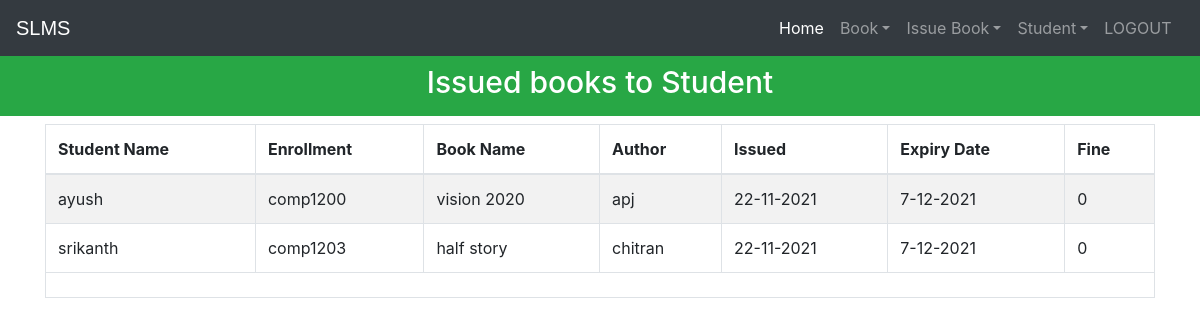
The page /viewissuedbook (signed in) on the database its author committed.
### library/models.py (models this page shows, shortened)
class StudentExtra(models.Model):
    user=models.OneToOneField(User,on_delete=models.CASCADE)
    enrollment = models.CharField(max_length=40)
    branch = models.CharField(max_length=40)
    @property
    def get_name(self):
        return self.user.first_name

class Book(models.Model):
    catchoice= [
        ('education', 'Education'),
        ('entertainment', 'Entertainment'),
        ('comics', 'Comics'),
        ('biography', 'Biography'),
        ('history', 'History'),
        ('novel', 'Novel'),
        ('fantasy', 'Fantasy'),
        ('thriller', 'Thriller'),
        ('romance', 'Romance'),
        ('scifi','Sci-Fi')
        ]
    name=models.CharField(max_length=30)
    isbn=models.PositiveIntegerField()
    author=models.CharField(max_length=40)
    category=models.CharField(max_length=30,choices=catchoice,default='education')

### library/views.py (the view)
# urls.py: path('viewissuedbook', views.viewissuedbook_view),
@login_required(login_url='adminlogin')
@user_passes_test(is_admin)
def viewissuedbook_view(request):
    issuedbooks=models.IssuedBook.objects.all()
    li=[]
    for ib in issuedbooks:
        issdate=str(ib.issuedate.day)+'-'+str(ib.issuedate.month)+'-'+str(ib.issuedate.year)
        expdate=str(ib.expirydate.day)+'-'+str(ib.expirydate.month)+'-'+str(ib.expirydate.year)
        days=(date.today()-ib.issuedate)
        print(date.today())
        d=days.days
        fine=0
        if d>15:
            day=d-15
            fine=day*10
        books=list(models.Book.objects.filter(isbn=ib.isbn))
        students=list(models.StudentExtra.objects.filter(enrollment=ib.enrollment))
        i=0
        for l in books:
            t=(students[i].get_name,students[i].enrollment,books[i].name,books[i].author,issdate,expdate,fine)
            i=i+1
            li.append(t)
    return render(request,'library/viewissuedbook.html',{'li':li})

### library/views.py (called while the page is built)
def is_admin(user):
    return user.groups.filter(name='ADMIN').exists()

### templates/library/viewissuedbook.html (shortened to what this page needs)
<!DOCTYPE html>
<html lang="en" dir="ltr">
  <head>
  </head>
  <body>
    {% include "library/navbaradmin.html" %}
    <br>
    <br>
    <h3 class="p-3 mb-2 bg-success text-white" style = 'font-size: 30px;text-align:center;margin-bottom:0px;'>Issued books to Student</h3>
{% if li%}
    <div class="container">
      <table class="table table-hover table-condensed table-striped table-bordered">
        <thead>
        <tr>
        <th>Student Name</th>
        <th>Enrollment</th>
        <th>Book Name</th>
        <th>Author</th>
        <th>Issued</th>
        <th>Expiry Date</th>
        <th>Fine</th>
        </tr>
        </thead>
        <tfoot>
        <tr>
        <td colspan="7">
        </td>
        </tr>
        </tfoot>
        <tbody>
          {% for t in li %}
            <tr>
              <td>{{t.0}}</td>
              <td>{{t.1}}</td>
              <td>{{t.2}}</td>
              <td>{{t.3}}</td>
              <td>{{t.4}}</td>
              <td>{{t.5}}</td>
              <td>{{t.6}}</td>
            </tr>
            {%endfor%}
        </tbody>
        </table>
    </div>
    {%else%}
    <h1> 0 book Issued</h1>
    {%endif%}
    <br><br><br><br><br><br><br><br><br>
  {% include "library/footer.html" %}
  </body>
</html>

### rows shown on the page
StudentExtra: enrollment "comp1200"
Book: name "vision 2020", author "apj"
StudentExtra: enrollment "comp1203"
Book: name "half story", author "chitran"

### other values the page prints
{{ t.0 }} "ayush" "srikanth"
{{ t.4 }} "22-11-2021" "22-11-2021"
{{ t.5 }} "7-12-2021" "7-12-2021"
{{ t.6 }} "0" "0"
